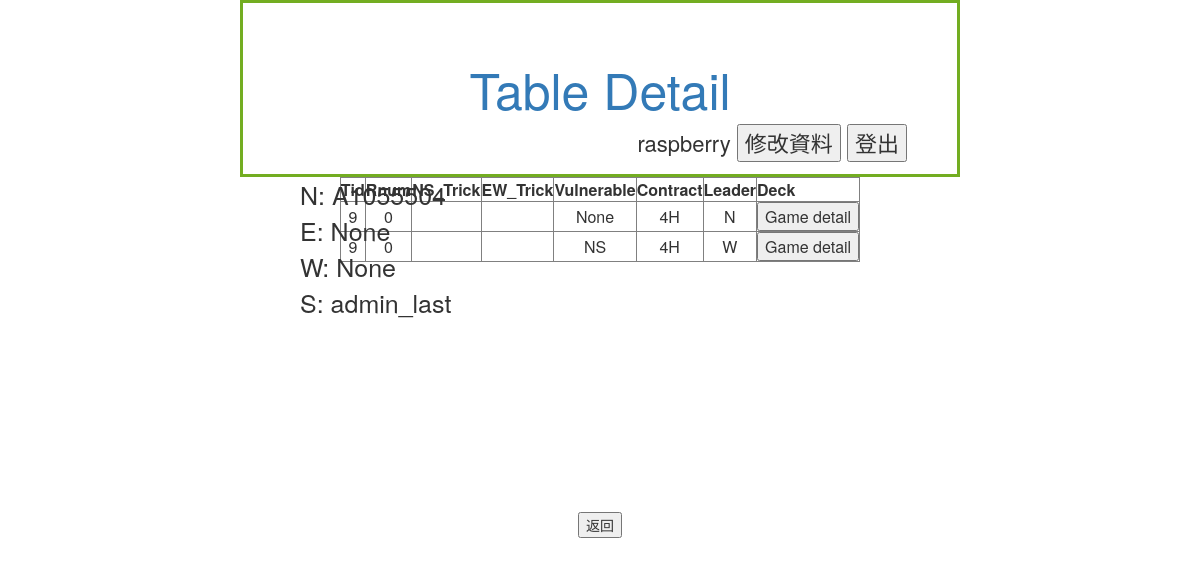
/Member/Table/9 (signed in), run on the app's committed database.
### Member/models.py (models this page shows, shortened)
class seat(models.Model):
    class Meta:
        unique_together = (('position','TableID'),('PlayerID','TableID'))
    position = models.CharField(max_length=1)   #Eg. N/E/W/S
    TableID = models.ForeignKey('table',on_delete=models.CASCADE)
    PlayerID = models.ForeignKey(User,on_delete=models.SET_NULL,null=True)

class rounds(models.Model):
    T_id = models.ForeignKey('table', on_delete=models.CASCADE,null=True)
    bid = models.CharField(max_length = 100,null=True)    # 開喊位置+喊牌紀錄 Eg.(3,1NT,PS,3C,3S,4NT)
    leader = models.CharField(max_length = 1)      # 首引位置 N/E/S/W
    contract = models.CharField(max_length = 2)      #該局的王牌花色
    '''
    N   QJ85.AJ64.T85.J4
    E   AK42.75.Q63.9863
    S   T976.8.A942.KT52
    W   3.KQT932.KJ7.AQ7
    '''
    N = models.CharField(max_length = 38)
    E = models.CharField(max_length = 38)
    W = models.CharField(max_length = 38)
    S = models.CharField(max_length = 38)
    N_play = models.CharField(max_length = 38, null=True)
    E_play = models.CharField(max_length = 38, null=True)
    W_play = models.CharField(max_length = 38, null=True)
    S_play = models.CharField(max_length = 38, null=True)
    '''
    N_play   SQ.SQ ...
    E_play   SA.Sk ...
    S_play   ST.S9 ...
    W_play   S3.HK ...
    '''
    vulnerable = models.CharField(max_length = 4,null=True)    #None:0, NS:1, EW:2, All:3
    result = models.DecimalField(max_digits =2,decimal_places=0)
    declarer = models.CharField(max_length =1,null=True)  # N/S/E/W
    Rnum = models.DecimalField(max_digits=2,decimal_places=0,null=True)    #1~16
    score = models.CharField(max_length=100,null=True)   #declarer的得分
    Event = models.CharField(max_length=100,null=True)
    Site = models.CharField(max_length=100,null=True)
    Date = models.CharField(max_length=100,null=True)
    dds_result = models.CharField(max_length=60, null=True)  # 分析過的存進資料庫
    '''
    dds_result format: string{10 11 12 13 20 ... 53}
    # Use space to seperate each 2 digits numner
        N   E   S   W
    NT 10  11  12  13
    S  20  21  22  23
    H  30  31  32  33
    D  40  41  42  43
    C  50  51  52  53
    '''

class table(models.Model):
    time = models.DateTimeField(verbose_name="time",auto_now=True)
    NS_TotalPoint = models.DecimalField(max_digits = 5,decimal_places=0)
    EW_TotalPoint = models.DecimalField(max_digits = 5,decimal_places=0)
    RoundNum = models.DecimalField(max_digits = 10,decimal_places=0)     #總共進行幾個ROUND Eg. 1/4/16
    MachineID = models.DecimalField(max_digits = 10,decimal_places=0)
    '''
    dds_result format: string{10 11 12 13 20 ... 53}
    # Use space to seperate each 2 digits numner
        N   E   S   W
    NT 10  11  12  13
    S  20  21  22  23
    H  30  31  32  33
    D  40  41  42  43
    C  50  51  52  53
    '''
    def __str__(self):
        return str(self.pk)      #回傳TableID

### Member/views.py (the view, shortened to what this page needs)
# urls.py: path('Table/',views.tableinformation,name = 'table'),
@login_required(login_url='/Member/login/')
def tableinformation(request,tid='x'):
	permission = False
	seats = seat.objects.filter(PlayerID=request.user.id)
	mytable = []
	for s in seats:
		mytable.append(s.TableID.pk)
	mytable = set(mytable)		#去除重複
	tables = table.objects.filter(pk__in=mytable)		#一般使用者
	if request.user.is_staff==True:
		permission = True			#管理者
		tables = table.objects.all()
	name = Name(request)
	tables = tables.filter(pk=tid)
	Nseat = seat.objects.filter(TableID=tid,position="N")
	Eseat = seat.objects.filter(TableID=tid, position="E")
	Wseat = seat.objects.filter(TableID=tid, position="W")
	Sseat = seat.objects.filter(TableID=tid, position="S")
	Rounds = rounds.objects.filter(T_id=tid)
	return render(request,"Member/tabledetail.html",locals())

### Member/views.py (called while the page is built)
def Name(request):
	name = request.user.first_name
	if name == "":
		name = request.user.username
	return name

### Member/templates/Member/tabledetail.html (shortened to what this page needs)
{% extends 'Member/base.html' %}
{%block title%}
    Table Detail
{%endblock%}
{%block user%}
        {{name}}
        <input type="button" value="修改資料" onclick="location='/Member/modify/'">
        <input type="button" value="登出" onclick="location='/Member/logout/'">
{%endblock%}
{%block content%}
<div style="position:absolute;left:300px;font-size:25px;text-align:justify;">
    N:   {%for seat in Nseat%}{{seat.PlayerID}}{%endfor%}<br>
    E:   {%for seat in Eseat%}{{seat.PlayerID}}{%endfor%}<br>
    W:   {%for seat in Wseat%}{{seat.PlayerID}}{%endfor%}<br>
    S:   {%for seat in Sseat%}{{seat.PlayerID}}{%endfor%}<br>
</div>
<div>
    <table style="text-align:center;" border="1" cellpadding="0" cellspacing="0" align="center" valign="middle">
        <th>Tid</th>
        <th>Rnum</th>
        <th>NS_Trick</th>
        <th>EW_Trick</th>
        <th>Vulnerable</th>
        <th>Contract</th>
        <th>Leader</th>
        <th>Deck</th>
        {%for round in Rounds%}
        <tr>
        <td>{{round.T_id}}</td>
        <td>{{round.Rnum}}</td>
        <td>{{round.NS_Trick}}</td>
        <td>{{round.EW_Trick}}</td>
        <td>{{round.vulnerable}}</td>
        <td>{{round.contract}}</td>
        <td>{{round.leader}}</td>
        <td><input type="button" onclick="location.href='/DDS/{{round.pk}}'"value="Game detail"></td>
        </tr>
        {%endfor%}
    </table>
</div>
{%endblock%}

### data on the page
seat: PlayerID "A1055504"
seat: PlayerID "None"
seat: PlayerID "None"
seat: PlayerID "admin_last"
rounds: T_id "9", Rnum "0", vulnerable "None", contract "4H", leader "N"
rounds: T_id "9", Rnum "0", vulnerable "NS", contract "4H", leader "W"

### other printed values
{{ name }} "raspberry"
